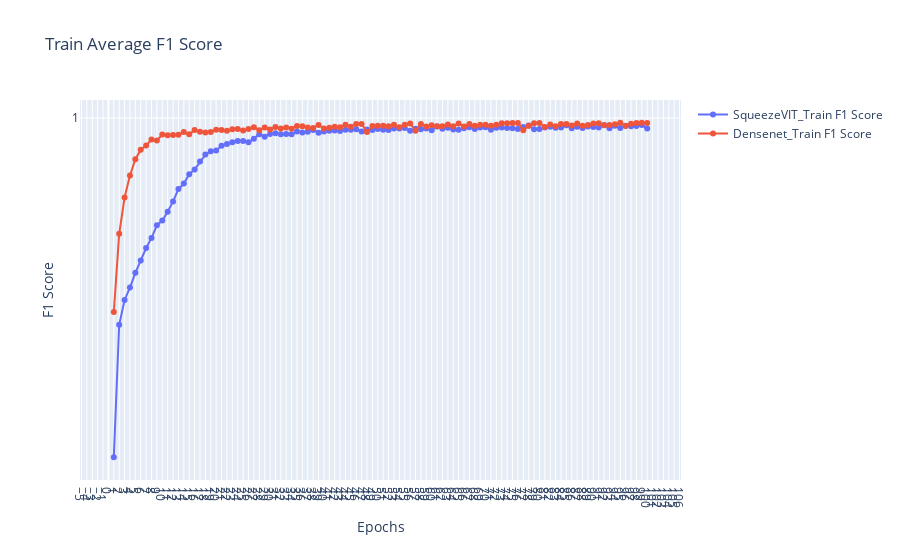

Write notebook code for a chart like this one.
### Code cell
fig = go.Figure()
for exps in train_f1score_data.keys():
    # plt.plot(epochs, loss_data[exps][0], label=exps + 'Train Loss', marker='o')
    # plt.plot(epochs, loss_data[exps][1], label=exps + 'Validation Loss', marker='o')
    # fig.add_trace(go.Scatter(x=epochs, y=auroc_data[exps][0], mode='lines+markers', name=exps + '_Train Loss'))
    fig.add_trace(go.Scatter(x=epochs, y=train_f1score_data[exps], mode='lines+markers', name=exps + '_Train F1 Score'))
# fig.add_trace(go.Scatter(x=epochs, y=train_loss, mode='lines+markers', name='Train Loss'))
# fig.add_trace(go.Scatter(x=epochs, y=val_loss, mode='lines+markers', name='Validation Loss'))

fig.update_layout(
    title='Train Average F1 Score',
    xaxis_title='Epochs',
    yaxis_title='F1 Score',
    xaxis=dict(tickmode='linear'),
    yaxis=dict(tickmode='linear'),
    # legend=dict(x=0, y=1),
    # grid=dict(),
)

fig.show()
